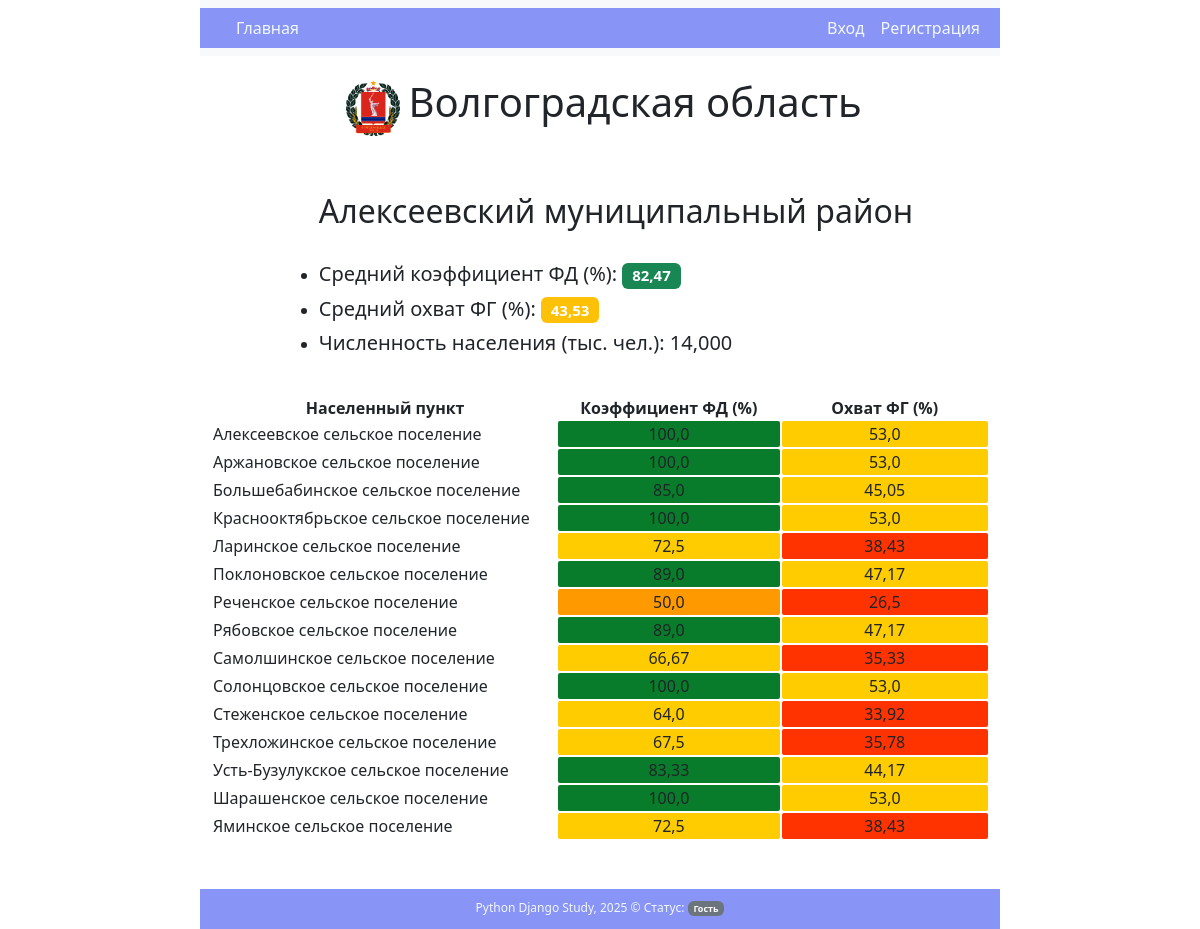
The page /mo/1/ on the database its author committed.
### core/models.py (models this page shows)
class StatisticsShort(models.Model):
    MO = models.ForeignKey(MO, on_delete=models.SET_NULL, null=True, blank=True, verbose_name="Муниципальное образование второго уровня")
    period = models.DateTimeField(auto_now_add=True, verbose_name="Отчетный период")
    MO2	= models.TextField (verbose_name="Муниципальное образование второго уровня")
    MO1	= models.TextField (verbose_name="Муниципальное образование первого уровня")
    F = models.FloatField(verbose_name="Коэффициент финансовой доступности")
    FG = models.FloatField(verbose_name="Коэффициент финансовой грамотности")
    CHN	= models.FloatField (verbose_name="Население", help_text="Численность населения")
    CHN_Sub	= models.FloatField (verbose_name="Население", help_text="Численность населения")
    Pop_Per	= models.FloatField (verbose_name="Население", help_text="Численность населения")
    class Meta:
        verbose_name = "Статистика"
        verbose_name_plural = "отчеты"

### core/views.py (the view)
# urls.py: path('mo/<int:mo_id>/', MO_View.as_view(), name='mo'),
class MO_View(TemplateView):
    template_name = "MO.html"
    model = StatisticsShort
    context_object_name = 'mo'
    pk_url_kwarg = "mo_id"
    def get_context_data(self, **kwargs):
        context = super().get_context_data(**kwargs)
        mo_id = self.kwargs.get('mo_id')  # Извлекаем mo_id из URL
        mo = StatisticsShort.objects.filter(MO=mo_id)  # Получаем все объекты по mo_id
        mo_head = StatisticsShort.objects.values("MO2").annotate(avg_F=Avg('F')).annotate(avg_FG=Avg('FG')).annotate(avg_CHN=Avg('CHN')).filter(MO=mo_id)
        context['mo'] = mo  # Добавляем объект в контекст
        for item in context['mo']:
            item.F = float(item.F.replace(',', '.'))  # Заменяем запятую на точку и преобразуем в число
            item.FG = float(item.FG.replace(',', '.'))
        context['mo_head'] = mo_head
        return context

### core/context_processors.py (called while the page is built)
def get_main_menu(request):
    context = {
        'menu':[
            {'name': "Главная", 'url':'landing'},
        ]
    }
    return context

### core/templates/MO.html
{% extends "base.html" %}
{% load static %}
{% block content %}
    <div class="region_info d-flex flex-row mb-3 justify-content-center">
        <div class="p-2">
            <img src="{% static 'images/Gerb VO.png' %}" alt="Волгоградская область" class="reg_gerb">
        </div>
        <div class="p-6">
            <p class="region">Волгоградская область</p>
        </div>
	</div>
	<div class="d-flex flex-row mb-3 justify-content-center">
		{% for item in mo_head %}
			<ul >
				<h2>{{item.MO2}}</h2><br>
				{% if item.avg_F  >= 80 %}
                        <li><h5>Средний коэффициент ФД (%): <span class="badge bg-success">{{item.avg_F |floatformat:2 }}</span></h5></li>
                        {% elif item.avg_F >= 60 %}
                            <li><h5>Средний коэффициент ФД (%): <span class="badge bg-warning">{{item.avg_F |floatformat:2 }}</span></h5></li>
						{% elif item.avg_F >= 40 %}
                            <li><h5>Средний коэффициент ФД (%): <span class="badge bg-warning">{{item.avg_F |floatformat:2 }}</span></h5></li>
						{% elif item.avg_F >= 20 %}
                            <li><h5>Средний коэффициент ФД (%): <span class="badge bg-danger">{{item.avg_F |floatformat:2 }}</span></h5></li>
						{% elif item.avg_F >= 0 %}
                            <li><h5>Средний коэффициент ФД (%): <span class="badge bg-danger">{{item.avg_F |floatformat:2 }}</span></h5></li>
                    {% endif %}
				{% if item.avg_FG  >= 60 %}
                        <li><h5>Средний охват ФГ (%): <span class="badge bg-success">{{item.avg_FG |floatformat:2 }}</span></h5></li>
                        {% elif item.avg_FG >= 40 %}
                            <li><h5>Средний охват ФГ (%): <span class="badge bg-warning">{{item.avg_FG |floatformat:2 }}</span></h5></li>
						{% elif item.avg_FG >= 20 %}
                            <li><h5>Средний охват ФГ (%): <span class="badge bg-danger">{{item.avg_FG |floatformat:2 }}</span></h5></li>
						{% elif item.avg_FG >= 0 %}
                            <li><h5>Средний охват ФГ (%): <span class="badge bg-secondary">{{item.avg_FG |floatformat:2 }}</span></h5></li>
                    {% endif %}
				<li><h5>Численность населения (тыс. чел.):  {{item.avg_CHN |floatformat:3 }}</h5></li>
			</ul>
		{% endfor %}
	</div>
	<div class=" d-flex flex-row mb-3 justify-content-center">
		<table>
			<thead>
				<tr>
					<th class="table_name">Населенный пункт </th>
					<th class="table_data">Коэффициент ФД (%)</th>
					<th></th>
					<th class="table_data">Охват ФГ (%)</th>
				</tr>
			</thead>
			<tbody>
				{% for item in mo %}
				<tr>
					<td >{{ item.MO1 }}</td>
					<td class="table_data" style="background-color: {% if item.F >= 80 %} #087c2bff {% elif item.F >= 60 %} #ffcc00 {% elif item.F >= 40 %} #ff9900 {% elif item.F >= 20 %} #ff3300 {% else %} #ff0000 {% endif %};">
					{{ item.F }}
					</td>
					<td></td>
					<td class="table_data" style="background-color: {% if item.FG >= 60 %} #087c2bff {% elif item.FG >= 40 %} #ffcc00  {% elif item.FG >= 20 %} #ff3300 {% else %} #ff0000 {% endif %};">
					{{ item.FG }}
					</td>
				</tr>
				<tr class = "table-row">
					<td></td>
				</tr>
				{% endfor %}
			</tbody>
		</table>
	</div>
{% endblock content %}

### static/css/main.css (style rules this page uses)
body { margin: 0; padding: 0; height: calc(100vh + 50px); }
.region { text-align: center; font-size: 5vh; }
.region_info { padding-bottom: 3vh; padding-top: 2vh; height: 15vh; }
.table_name { width: 400px; text-align: center; }
.table_data { width: 250px; text-align: center; padding: -5px; border-radius: 2px; margin-bottom:2px ; }
.region_info div { max-height: 15vh; }
.region_info img { width: auto; height: 7vh; }

### rows shown on the page
StatisticsShort: MO1 "Алексеевское сельское поселение", F "100,0", FG "53,0"
StatisticsShort: MO1 "Аржановское сельское поселение", F "100,0", FG "53,0"
StatisticsShort: MO1 "Большебабинское сельское поселение", F "85,0", FG "45,05"
StatisticsShort: MO1 "Краснооктябрьское сельское поселение", F "100,0", FG "53,0"
StatisticsShort: MO1 "Ларинское сельское поселение", F "72,5", FG "38,43"
StatisticsShort: MO1 "Поклоновское сельское поселение", F "89,0", FG "47,17"
StatisticsShort: MO1 "Реченское сельское поселение", F "50,0", FG "26,5"
StatisticsShort: MO1 "Рябовское сельское поселение", F "89,0", FG "47,17"
StatisticsShort: MO1 "Самолшинское сельское поселение", F "66,67", FG "35,33"
StatisticsShort: MO1 "Солонцовское сельское поселение", F "100,0", FG "53,0"
StatisticsShort: MO1 "Стеженское сельское поселение", F "64,0", FG "33,92"
StatisticsShort: MO1 "Трехложинское сельское поселение", F "67,5", FG "35,78"
StatisticsShort: MO1 "Усть-Бузулукское сельское поселение", F "83,33", FG "44,17"
StatisticsShort: MO1 "Шарашенское сельское поселение", F "100,0", FG "53,0"
StatisticsShort: MO1 "Яминское сельское поселение", F "72,5", FG "38,43"

### other values the page prints
{{ menu_item.name }} "Главная"
{{ item.MO2 }} "Алексеевский муниципальный район"
{{ item.avg_F |floatformat:2 }} "82,47"
{{ item.avg_FG |floatformat:2 }} "43,53"
{{ item.avg_CHN |floatformat:3 }} "14,000"
